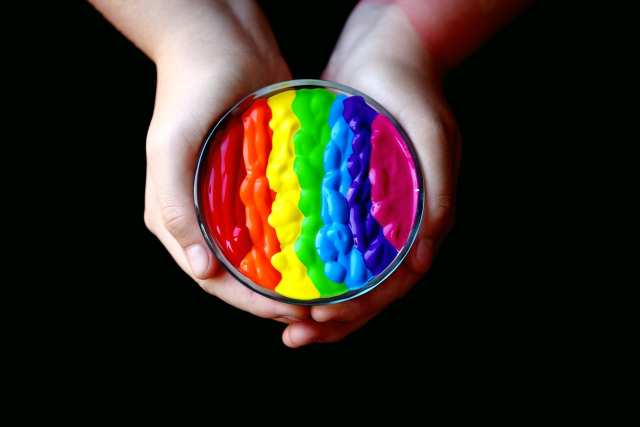
#> input picture python/colors.jpg, 1280 x 853 px (shown at 1/2 size)
$ python -i cartoonize.py   (imports and definitions only)
#> lines starting #> are read from the running program, lines starting #| are printed output that depends on the picture; after the words box and inside, x2 and y2 are one past the last pixel; in counts of white or black regions, pixels touching at a corner belong together
#> the answer given: colors.jpg
import cv2
import numpy as np
import tkinter as tk
from tkinter import filedialog, messagebox
from PIL import Image, ImageTk

def cartoonize_image(image_path):
    # Membaca gambar
#> called with image_path = 'colors.jpg'
    img = cv2.imread(image_path)
#> img is the input picture: shape (853, 1280, 3); mean B, G, R 33.7, 40.6, 47.7
    if img is None:
        print("Gambar tidak ditemukan!")
        return None, None

    # Memperhalus warna dengan filter bilateral (dengan parameter yang lebih baik)
    color_filtered = cv2.bilateralFilter(img, d=9, sigmaColor=100, sigmaSpace=100)

    # Konversi ke skala abu-abu
    gray = cv2.cvtColor(color_filtered, cv2.COLOR_BGR2GRAY)

    # Penguatan tepi dengan Canny dan Adaptive Threshold (penyesuaian threshold)
    edges_canny = cv2.Canny(gray, threshold1=100, threshold2=200)
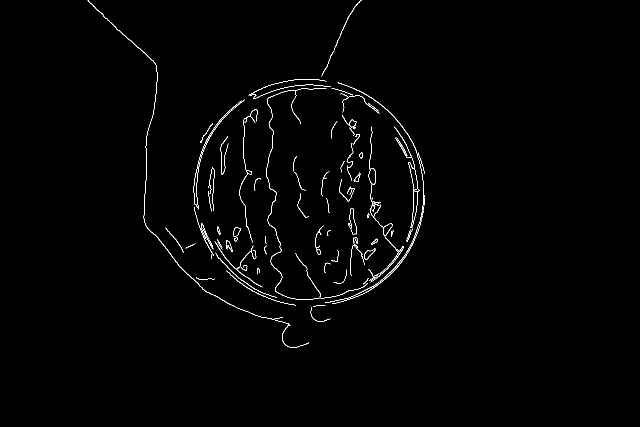
#> edges_canny: shape (853, 1280) (shown at 1/2 size); 0.91% white in thin lines or dots, all inside (x1, y1, x2, y2) = (175, 0, 850, 696)
    edges_adaptive = cv2.adaptiveThreshold(
        gray, 255, cv2.ADAPTIVE_THRESH_MEAN_C, cv2.THRESH_BINARY, blockSize=11, C=2
    )
#> edges_adaptive: shape (853, 1280); 91.5% white; 860 black regions (709 under 20 px), largest, box (x1, y1, x2, y2) and area: (167, 0, 859, 702) 47201, (636, 182, 797, 554) 13824, (589, 226, 735, 591) 4358
    edges_combined = cv2.bitwise_or(edges_canny, edges_adaptive)
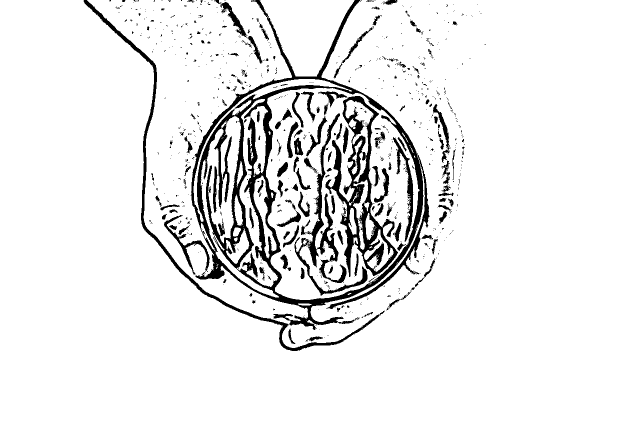
#> edges_combined: shape (853, 1280) (shown at 1/2 size); 91.9% white; 875 black regions (723 under 20 px), largest, box (x1, y1, x2, y2) and area: (382, 0, 859, 660) 37163, (651, 192, 796, 554) 12685, (167, 0, 770, 702) 6994

    # Memperhalus masker tepi dengan Gaussian blur
    edges_smoothed = cv2.GaussianBlur(edges_combined, (5, 5), 0)

    # Penajaman warna menggunakan HSV (penyesuaian saturasi dan kecerahan)
    hsv = cv2.cvtColor(color_filtered, cv2.COLOR_BGR2HSV)
#> hsv: shape (853, 1280, 3); mean H, S, V 60.5, 220.6, 60.7
    h, s, v = cv2.split(hsv)
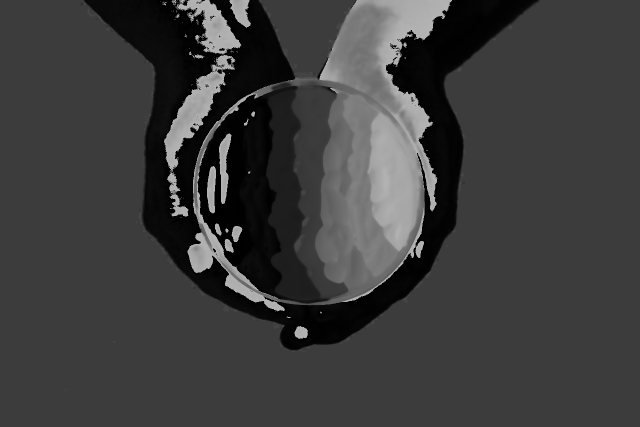
#> h: shape (853, 1280) (shown at 1/2 size); min 0, max 179, mean 60.5
    s = cv2.add(s, 60)  # Meningkatkan saturasi
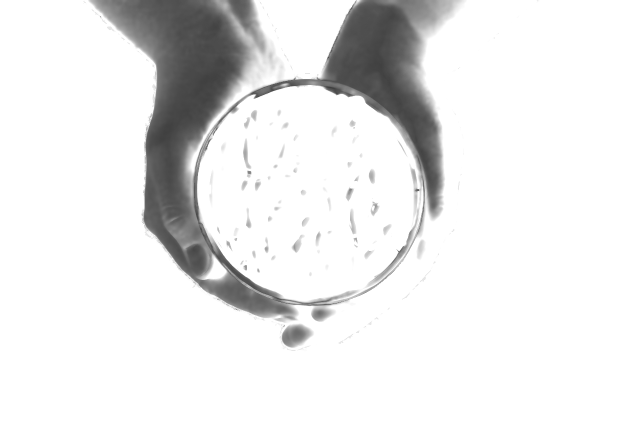
#> s: shape (853, 1280) (shown at 1/2 size); min 60, max 255, mean 232.9
    v = cv2.add(v, 40)  # Meningkatkan kecerahan
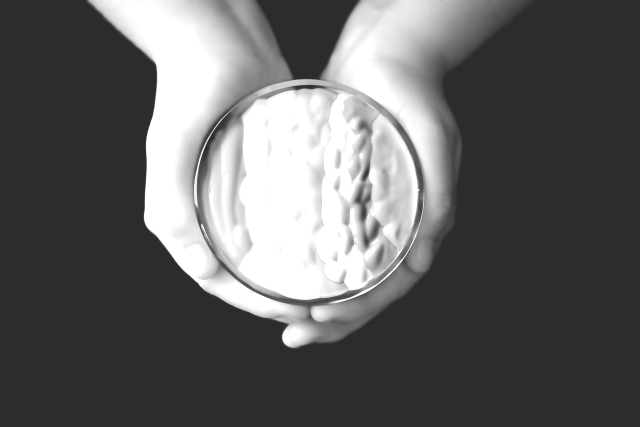
#> v: shape (853, 1280) (shown at 1/2 size); min 43, max 255, mean 97.8
    enhanced_hsv = cv2.merge([h, s, v])
#> enhanced_hsv: shape (853, 1280, 3); mean H, S, V 60.5, 232.9, 97.8
    color_enhanced = cv2.cvtColor(enhanced_hsv, cv2.COLOR_HSV2BGR)
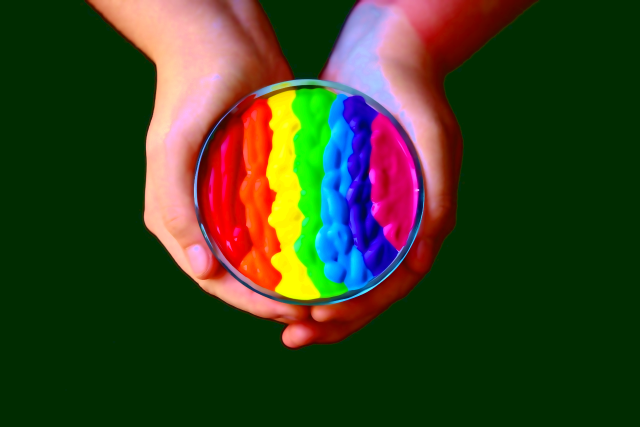
#> color_enhanced: shape (853, 1280, 3) (shown at 1/2 size); mean B, G, R 32.2, 64.6, 55.3

    # Penajaman gambar menggunakan kernel sharpen yang lebih tajam
    sharpening_kernel = np.array([[0, -1, 0],
                                   [-1, 5, -1],
                                   [0, -1, 0]])
    sharpened = cv2.filter2D(color_enhanced, -1, sharpening_kernel)

    # Gabungkan tepi dengan gambar berwarna menggunakan alpha blending
    edges_colored = cv2.cvtColor(edges_smoothed, cv2.COLOR_GRAY2BGR)
    cartoon = cv2.addWeighted(sharpened, 0.9, edges_colored, 0.3, 0)  # Meningkatkan alpha blending

    return img, cartoon

def save_image(image, default_filename):
    # Menyimpan gambar
    save_path = filedialog.asksaveasfilename(defaultextension=".png",
                                             filetypes=[("Image Files", "*.png;*.jpg;*.jpeg;*.bmp")],
                                             initialfile=default_filename)
    if save_path:
        cv2.imwrite(save_path, image)
        messagebox.showinfo("Sukses", f"Gambar berhasil disimpan di {save_path}")

def display_image(image, title="Image", window_size=(600, 600)):
    # Menampilkan gambar di Tkinter
#> called with title = 'Gambar Asli', window_size = (600, 600)
    image = cv2.cvtColor(image, cv2.COLOR_BGR2RGB)  # Mengubah warna dari BGR ke RGB untuk Tkinter
    image_pil = Image.fromarray(image)
    image_pil.thumbnail(window_size)  # Sesuaikan ukuran gambar agar pas dalam jendela
    image_tk = ImageTk.PhotoImage(image_pil)

    # Membuat jendela baru dan menambahkan gambar
    window = tk.Toplevel()
    window.title(title)
    label = tk.Label(window, image=image_tk)
    label.image = image_tk  # Menyimpan referensi untuk mencegah gambar hilang
    label.pack()

    # Menambahkan tombol simpan
    save_button = tk.Button(window, text="Simpan Gambar", command=lambda: save_image(image, title))
    save_button.pack(pady=10)

def main():
    # Membuka dialog untuk memilih gambar
    root = tk.Tk()
    root.withdraw()  # Menyembunyikan jendela utama

    # Membuka dialog file
    file_path = filedialog.askopenfilename(
        title="Pilih Gambar",
        filetypes=[("Image Files", "*.png;*.jpg;*.jpeg;*.bmp")]
    )
    if not file_path:
        messagebox.showinfo("Informasi", "Tidak ada gambar yang dipilih.")
        return

    # Proses kartunisasi
    original, cartoon = cartoonize_image(file_path)
    if original is None or cartoon is None:
        messagebox.showerror("Gagal", "Gagal memproses gambar.")
        return

    # Menampilkan gambar asli dan hasil kartun
    display_image(original, title="Gambar Asli")
    display_image(cartoon, title="Gambar Kartun")
#> call 2 of display_image, with title = 'Gambar Kartun', window_size = (600, 600)
#> in display_image (call 2), `image_pil.thumbnail(window_size)`:
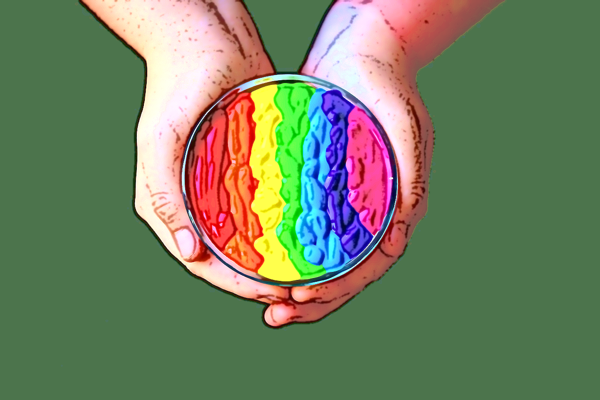
#> image_pil: PIL image 600x400 RGB; mean R, G, B 114.8, 127.1, 97.4

    root.mainloop()

# [2 lines not run here, left out]

>>> result = main()
